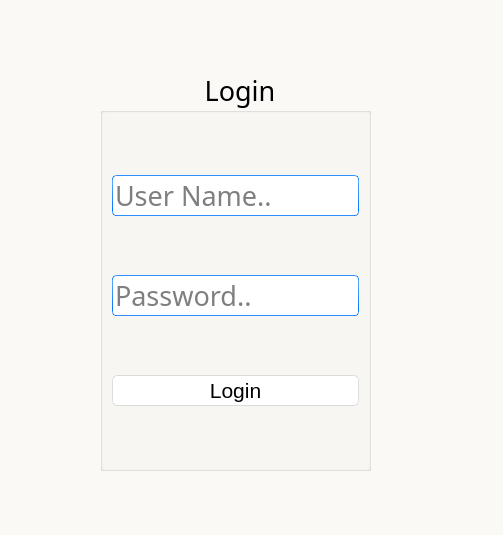
<?xml version="1.0" encoding="UTF-8"?>
<ui version="4.0">
 <class>loginWindow</class>
 <widget class="QWidget" name="loginWindow">
  <property name="geometry">
   <rect>
    <x>0</x>
    <y>0</y>
    <width>503</width>
    <height>535</height>
   </rect>
  </property>
  <property name="windowTitle">
   <string>Form</string>
  </property>
  <property name="styleSheet">
   <string notr="true">font: 25 18pt &quot;Bahnschrift Light&quot;;
background:rgb(250, 249, 246)
</string>
  </property>
  <widget class="QGroupBox" name="groupBox">
   <property name="geometry">
    <rect>
     <x>100</x>
     <y>70</y>
     <width>271</width>
     <height>401</height>
    </rect>
   </property>
   <property name="font">
    <font>
     <family>Bahnschrift Light</family>
     <pointsize>20</pointsize>
     <weight>3</weight>
     <italic>false</italic>
     <bold>false</bold>
    </font>
   </property>
   <property name="styleSheet">
    <string notr="true">font: 25 20pt &quot;Bahnschrift Light&quot;;
background:rgb(250, 249, 246)
</string>
   </property>
   <property name="title">
    <string>Login</string>
   </property>
   <property name="alignment">
    <set>Qt::AlignCenter</set>
   </property>
   <property name="flat">
    <bool>true</bool>
   </property>
   <layout class="QGridLayout" name="gridLayout">
    <item row="0" column="0">
     <widget class="QLineEdit" name="user_line">
      <property name="font">
       <font>
        <family>Bahnschrift Light</family>
        <pointsize>20</pointsize>
        <weight>3</weight>
        <italic>false</italic>
        <bold>false</bold>
       </font>
      </property>
      <property name="styleSheet">
       <string notr="true">
border-width: 1px; border-radius: 4px;
background-color: rgb(255, 255, 255);
	border-style: solid;
	border-color: qlineargradient(spread:pad, x1:0.5, y1:1, x2:0.5, y2:0, stop:0 rgba(0, 113, 255, 255), stop:1 rgba(91, 171, 252, 255));</string>
      </property>
      <property name="alignment">
       <set>Qt::AlignLeading|Qt::AlignLeft|Qt::AlignVCenter</set>
      </property>
      <property name="placeholderText">
       <string>User Name..</string>
      </property>
     </widget>
    </item>
    <item row="2" column="0">
     <widget class="QPushButton" name="login_btn">
      <property name="font">
       <font>
        <family>MS Shell Dlg 2</family>
        <pointsize>16</pointsize>
        <weight>9</weight>
        <italic>false</italic>
        <bold>false</bold>
       </font>
      </property>
      <property name="styleSheet">
       <string notr="true">QPushButton{
	font: 75 16pt &quot;MS Shell Dlg 2&quot;;
	border-style: solid;
	border-top-color: qlineargradient(spread:pad, x1:0.5, y1:1, x2:0.5, y2:0, stop:0 rgb(215, 215, 215), stop:1 rgb(222, 222, 222));
	border-right-color: qlineargradient(spread:pad, x1:0, y1:0.5, x2:1, y2:0.5, stop:0 rgb(217, 217, 217), stop:1 rgb(227, 227, 227));
	border-left-color: qlineargradient(spread:pad, x1:0, y1:0.5, x2:1, y2:0.5, stop:0 rgb(227, 227, 227), stop:1 rgb(217, 217, 217));
	border-bottom-color: qlineargradient(spread:pad, x1:0.5, y1:1, x2:0.5, y2:0, stop:0 rgb(215, 215, 215), stop:1 rgb(222, 222, 222));
	border-width: 1px;
	border-radius: 5px;
	color: rgb(0,0,0);
	padding: 2px;
	background-color: rgb(255,255,255);
}
QPushButton:hover{
	border-style: solid;
	border-top-color: qlineargradient(spread:pad, x1:0.5, y1:1, x2:0.5, y2:0, stop:0 rgb(195, 195, 195), stop:1 rgb(222, 222, 222));
	border-right-color: qlineargradient(spread:pad, x1:0, y1:0.5, x2:1, y2:0.5, stop:0 rgb(197, 197, 197), stop:1 rgb(227, 227, 227));
	border-left-color: qlineargradient(spread:pad, x1:0, y1:0.5, x2:1, y2:0.5, stop:0 rgb(227, 227, 227), stop:1 rgb(197, 197, 197));
	border-bottom-color: qlineargradient(spread:pad, x1:0.5, y1:1, x2:0.5, y2:0, stop:0 rgb(195, 195, 195), stop:1 rgb(222, 222, 222));
	border-width: 1px;
	border-radius: 5px;
	color: rgb(0,0,0);
	padding: 2px;
	background-color: rgb(255,255,255);
}
QPushButton:pressed{
	border-style: solid;
	border-top-color: qlineargradient(spread:pad, x1:0.5, y1:1, x2:0.5, y2:0, stop:0 rgb(215, 215, 215), stop:1 rgb(222, 222, 222));
	border-right-color: qlineargradient(spread:pad, x1:0, y1:0.5, x2:1, y2:0.5, stop:0 rgb(217, 217, 217), stop:1 rgb(227, 227, 227));
	border-left-color: qlineargradient(spread:pad, x1:0, y1:0.5, x2:1, y2:0.5, stop:0 rgb(227, 227, 227), stop:1 rgb(217, 217, 217));
	border-bottom-color: qlineargradient(spread:pad, x1:0.5, y1:1, x2:0.5, y2:0, stop:0 rgb(215, 215, 215), stop:1 rgb(222, 222, 222));
	border-width: 1px;
	border-radius: 5px;
	color: rgb(0,0,0);
	padding: 2px;
	background-color: rgb(142,142,142);
}
QPushButton:disabled{
	border-style: solid;
	border-top-color: qlineargradient(spread:pad, x1:0.5, y1:1, x2:0.5, y2:0, stop:0 rgb(215, 215, 215), stop:1 rgb(222, 222, 222));
	border-right-color: qlineargradient(spread:pad, x1:0, y1:0.5, x2:1, y2:0.5, stop:0 rgb(217, 217, 217), stop:1 rgb(227, 227, 227));
	border-left-color: qlineargradient(spread:pad, x1:0, y1:0.5, x2:1, y2:0.5, stop:0 rgb(227, 227, 227), stop:1 rgb(217, 217, 217));
	border-bottom-color: qlineargradient(spread:pad, x1:0.5, y1:1, x2:0.5, y2:0, stop:0 rgb(215, 215, 215), stop:1 rgb(222, 222, 222));
	border-width: 1px;
	border-radius: 5px;
	color: #808086;
	padding: 2px;
	background-color: rgb(142,142,142);
}</string>
      </property>
      <property name="text">
       <string>Login</string>
      </property>
      <property name="shortcut">
       <string>Return</string>
      </property>
     </widget>
    </item>
    <item row="1" column="0">
     <widget class="QLineEdit" name="pass_line">
      <property name="font">
       <font>
        <family>Bahnschrift Light</family>
        <pointsize>20</pointsize>
        <weight>3</weight>
        <italic>false</italic>
        <bold>false</bold>
       </font>
      </property>
      <property name="styleSheet">
       <string notr="true">
border-width: 1px; border-radius: 4px;
background-color: rgb(255, 255, 255);
	border-style: solid;
	border-color: qlineargradient(spread:pad, x1:0.5, y1:1, x2:0.5, y2:0, stop:0 rgba(0, 113, 255, 255), stop:1 rgba(91, 171, 252, 255));</string>
      </property>
      <property name="echoMode">
       <enum>QLineEdit::Password</enum>
      </property>
      <property name="placeholderText">
       <string>Password..</string>
      </property>
     </widget>
    </item>
   </layout>
  </widget>
 </widget>
 <tabstops>
  <tabstop>user_line</tabstop>
  <tabstop>pass_line</tabstop>
  <tabstop>login_btn</tabstop>
 </tabstops>
 <resources/>
 <connections/>
</ui>
